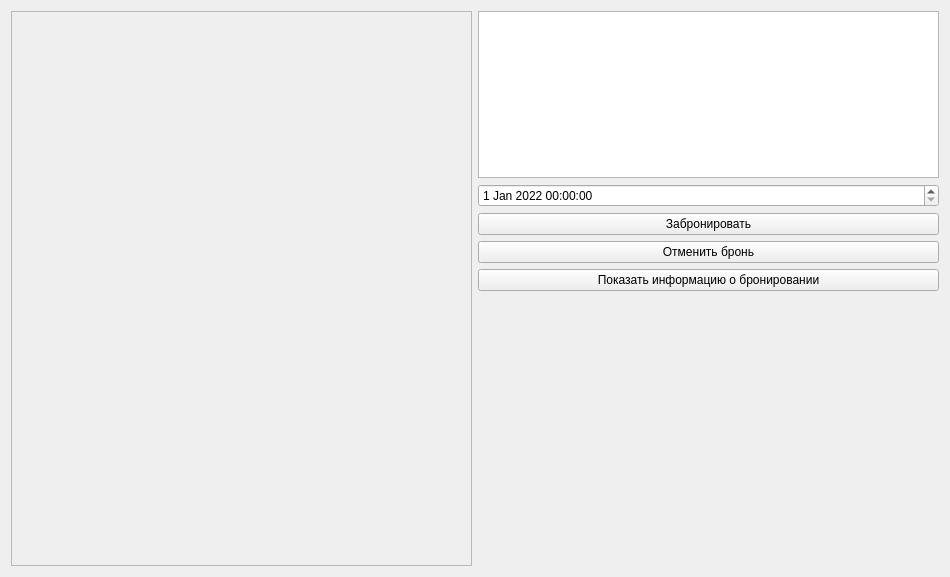
<?xml version="1.0" encoding="UTF-8"?>
<ui version="4.0">
 <class>Form</class>
 <widget class="QWidget" name="Form">
  <property name="geometry">
   <rect>
    <x>0</x>
    <y>0</y>
    <width>950</width>
    <height>577</height>
   </rect>
  </property>
  <property name="windowTitle">
   <string>Form</string>
  </property>
  <layout class="QHBoxLayout" name="horizontalLayout">
   <item>
    <widget class="QScrollArea" name="scrollArea">
     <property name="widgetResizable">
      <bool>true</bool>
     </property>
     <widget class="QWidget" name="scrollAreaWidgetContents">
      <property name="geometry">
       <rect>
        <x>0</x>
        <y>0</y>
        <width>461</width>
        <height>557</height>
       </rect>
      </property>
      <layout class="QVBoxLayout" name="verticalLayout"/>
     </widget>
    </widget>
   </item>
   <item>
    <layout class="QVBoxLayout" name="verticalLayout_2">
     <item>
      <widget class="QTextBrowser" name="textBrowser">
       <property name="sizePolicy">
        <sizepolicy hsizetype="Expanding" vsizetype="Expanding">
         <horstretch>0</horstretch>
         <verstretch>0</verstretch>
        </sizepolicy>
       </property>
      </widget>
     </item>
     <item>
      <widget class="QDateTimeEdit" name="dateTimeEdit">
       <property name="date">
        <date>
         <year>2022</year>
         <month>1</month>
         <day>1</day>
        </date>
       </property>
      </widget>
     </item>
     <item>
      <widget class="QPushButton" name="buyButton">
       <property name="enabled">
        <bool>true</bool>
       </property>
       <property name="text">
        <string>Забронировать</string>
       </property>
      </widget>
     </item>
     <item>
      <widget class="QPushButton" name="cancelButton">
       <property name="text">
        <string>Отменить бронь</string>
       </property>
      </widget>
     </item>
     <item>
      <widget class="QPushButton" name="showButton">
       <property name="text">
        <string>Показать информацию о бронировании</string>
       </property>
      </widget>
     </item>
     <item>
      <spacer name="verticalSpacer">
       <property name="orientation">
        <enum>Qt::Vertical</enum>
       </property>
       <property name="sizeType">
        <enum>QSizePolicy::Maximum</enum>
       </property>
       <property name="sizeHint" stdset="0">
        <size>
         <width>20</width>
         <height>300</height>
        </size>
       </property>
      </spacer>
     </item>
    </layout>
   </item>
  </layout>
 </widget>
 <resources/>
 <connections/>
</ui>
